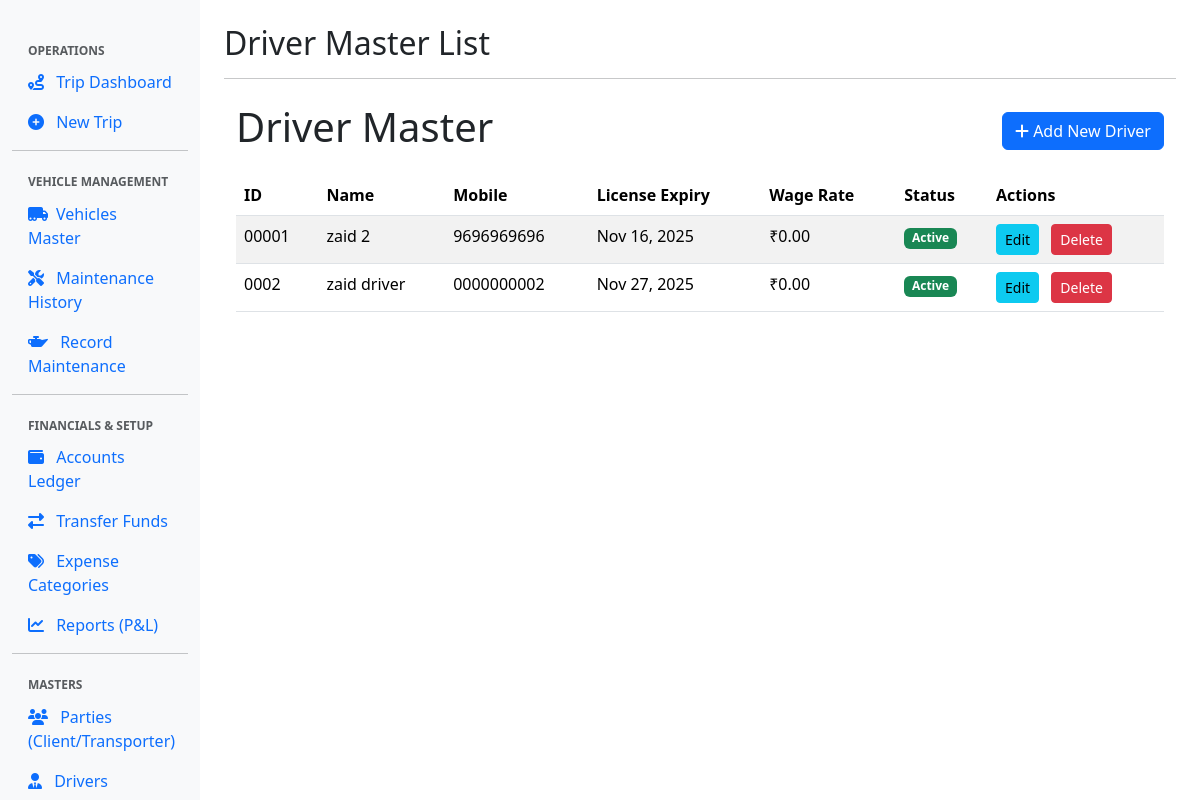
The app's page /drivers/ with its own data.
### management/models.py (models this page shows, shortened)
class Driver(models.Model):
    driver_id = models.CharField(
        max_length=10,
        unique=True,
        primary_key=True,
        verbose_name="Driver ID"
    )
    name = models.CharField(max_length=100)
    mobile = models.CharField(max_length=15)
    license_no = models.CharField(max_length=50, unique=True)
    license_expiry = models.DateField()
    fixed_salary = models.DecimalField(max_digits=10, decimal_places=2, default=Decimal('0.00'))
    wage_rate = models.DecimalField(max_digits=10, decimal_places=2, default=Decimal('0.00'))
    is_active = models.BooleanField(default=True)

### management/views.py (the view)
# urls.py: path('drivers/', views.driver_list, name='driver_list'),
def driver_list(request):
    drivers = Driver.objects.all().order_by('driver_id')
    context = {'drivers': drivers, 'title': 'Driver Master List'}
    return render(request, 'management/driver_list.html', context)

### management/templates/management/driver_list.html (shortened to what this page needs)
{% extends "base.html" %}
{% load humanize %}
{% block content %}
<div class="container-fluid mt-4">
    <div class="d-flex justify-content-between align-items-center mb-3">
        <h1>Driver Master</h1>
        <a href="{% url 'driver_create' %}" class="btn btn-primary">
            <i class="fas fa-plus"></i> Add New Driver
        </a>
    </div>
    {% if drivers %}
    <div class="table-responsive">
        <table class="table table-striped table-hover">
            <thead>
                <tr>
                    <th>ID</th>
                    <th>Name</th>
                    <th>Mobile</th>
                    <th>License Expiry</th>
                    <th>Wage Rate</th>
                    <th>Status</th>
                    <th>Actions</th>
                </tr>
            </thead>
            <tbody>
                {% for driver in drivers %}
                <tr>
                    <td>{{ driver.driver_id }}</td>
                    <td>{{ driver.name }}</td>
                    <td>{{ driver.mobile }}</td>
                    <td>{{ driver.license_expiry|date:"M d, Y" }}</td>
                    <td>₹{{ driver.wage_rate|intcomma }}</td>
                    <td>
                        {% if driver.is_active %}
                            <span class="badge bg-success">Active</span>
                        {% else %}
                            <span class="badge bg-danger">Inactive</span>
                        {% endif %}
                    </td>
                    <td>
                        <a href="{% url 'driver_update' pk=driver.pk %}" class="btn btn-sm btn-info me-2">Edit</a>
                        <button type="button" class="btn btn-sm btn-danger" data-bs-toggle="modal" data-bs-target="#deleteModal{{ driver.pk }}">
                            Delete
                        </button>
                    </td>
                </tr>
                {% endfor %}
            </tbody>
        </table>
    </div>
    {% else %}
    <div class="alert alert-info" role="alert">
        No drivers have been added yet. Click 'Add New Driver' to get started.
    </div>
    {% endif %}
</div>
{% endblock %}

### records on screen
Driver: driver_id "00001", name "zaid 2", mobile "9696969696", license_expiry "Nov 16, 2025", wage_rate "0.00", is_active "Active"
Driver: driver_id "0002", name "zaid driver", mobile "0000000002", license_expiry "Nov 27, 2025", wage_rate "0.00", is_active "Active"

### other values on screen
{{ title|default:"TMS Dashboard" }} "Driver Master List"
